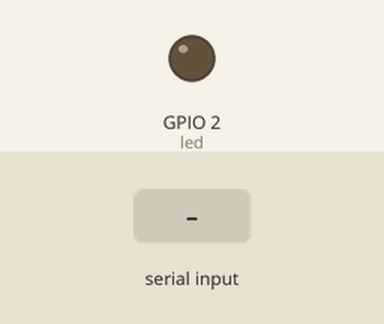
This program was run on a simulated ESP32. Parts: output pins drawn as LEDs (lit = HIGH). Inputs (shaded band) come from the test bench. Nothing arrives over Bluetooth unless stated.

Above: at 3.8 s.
3.9 s: "liga\n" received over the second serial link
At 4.4 s:
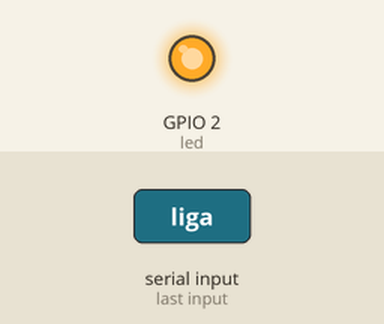
Timing chart, 0 to 6.9 s (numbered marks = the images above; inputs shaded):
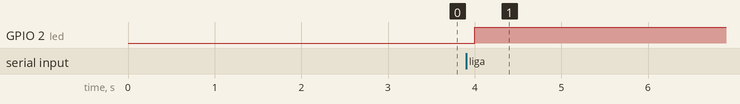

The program:

main.cpp
```cpp
#include <Arduino.h>
#include "BluetoothSerial.h"

#define led 2

BluetoothSerial SerialBT;

String palavra = "";


void setup() {
  Serial.begin(9600);
  SerialBT.begin("ESP-VITOR-HUGO");
  SerialBT.println("algo");
  pinMode(led, OUTPUT);
}

void loop()
{
  SerialBT.println("SLV");
  delay(1000);

  while(SerialBT.available())
  {
    char caractere = SerialBT.read();

    if(caractere == '\n'|| caractere == '\r')
    {
      //SerialBT.println(palavra);
      if(palavra.equalsIgnoreCase("liga"))
      {
        digitalWrite(led, HIGH);
        SerialBT.println("Led ligado");
      }
      else if(palavra.equals("desliga"))
      {
        digitalWrite(led, LOW);
        SerialBT.println("Led desligado");
      }
      else
      {
        SerialBT.println("Comando nao reconhecido");
      }
      if (caractere == '\r')
      {
        palavra = "";
      }
    }


      palavra += caractere;

    /*if (caractere == 'L')
    {
      digitalWrite(led, HIGH);
      Serial.println("Led ligado");
    }
    else if (caractere == 'D')
    {
      digitalWrite(led, LOW);
      Serial.println("Led desligado");
    }
    else
    {
      Serial.println("Digite apenas L ou D");
    }

    Serial.printf("Voce digitou %c \n\r", caractere);*/
  }


}
```

Measured:
- after the input at 3.9 s, GPIO 2 (led): LOW → HIGH after 0.10 s
